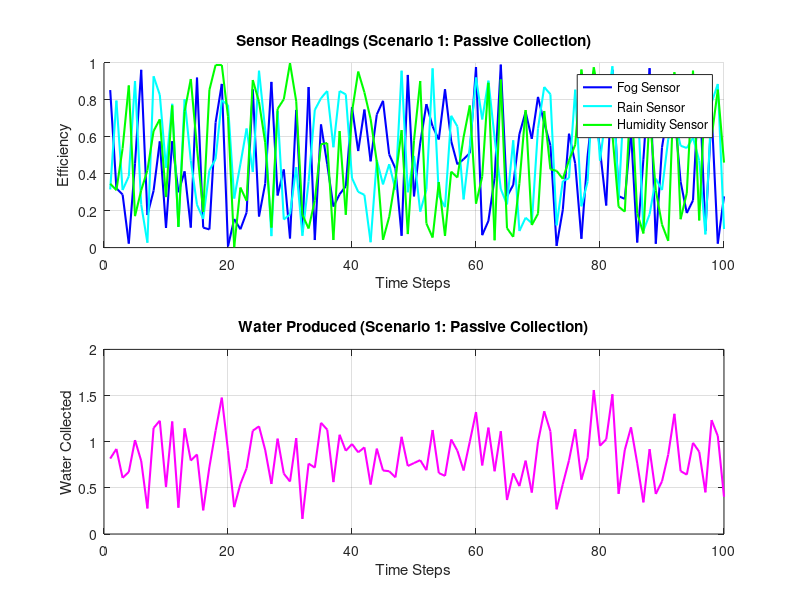
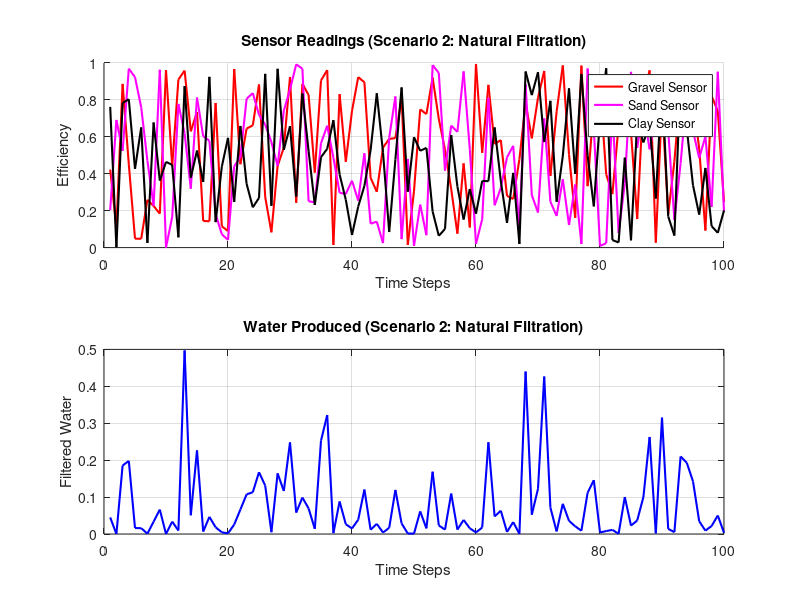
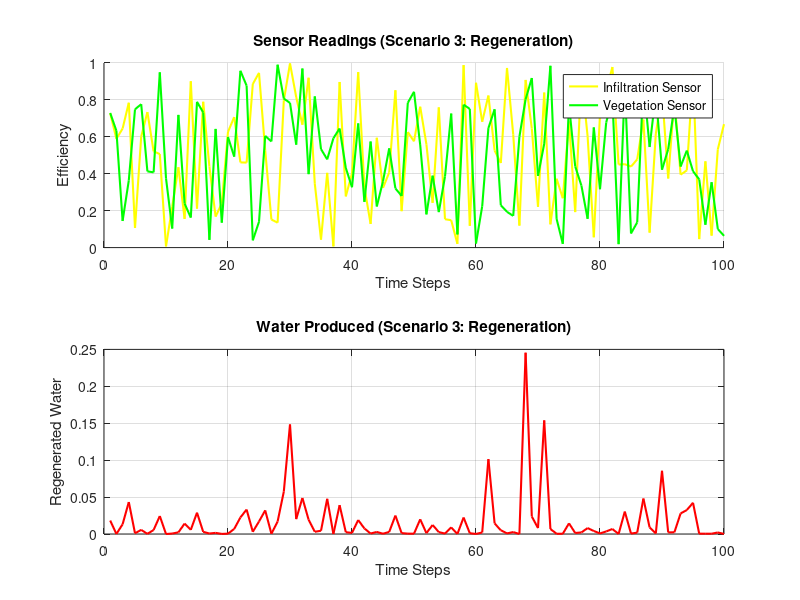
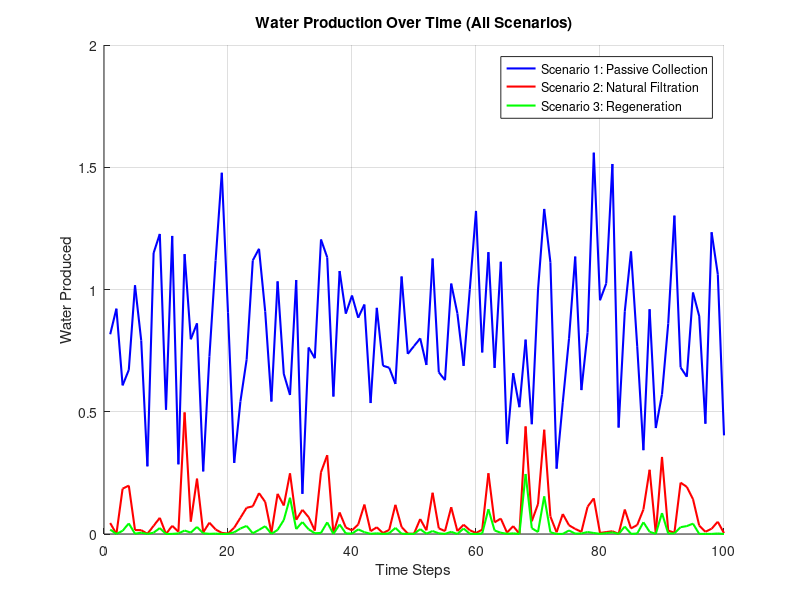

These charts were generated, in order, by the following MATLAB code:
% Sustainable Water Production Simulation with Sensor-Based Graphics
clc; clear; close all;

%% Parameters for Simulation
timeSteps = 100; % Total simulation time steps
time = 1:timeSteps;

% Simulated sensor measures
fogSensor = rand(1, timeSteps); % Fog harvesting efficiency
rainSensor = rand(1, timeSteps); % Rain harvesting efficiency
humiditySensor = rand(1, timeSteps); % Dew harvesting efficiency
gravelSensor = rand(1, timeSteps); % Gravel filtration performance
sandSensor = rand(1, timeSteps); % Sand filtration performance
claySensor = rand(1, timeSteps); % Clay filtration performance
infiltrationSensor = rand(1, timeSteps); % Infiltration basin efficiency
vegetationSensor = rand(1, timeSteps); % Vegetation regeneration efficiency

%% Scenarios
% Scenario 1: Passive Collection
fogWaterCollected = fogSensor * 0.5; % Fog net efficiency
rainWaterCollected = rainSensor * 0.8; % Rainwater collection efficiency
dewWaterCollected = humiditySensor * 0.4; % Dew harvesting efficiency

totalPassiveCollection = fogWaterCollected + rainWaterCollected + dewWaterCollected;

% Scenario 2: Natural Filtration
gravelFiltered = totalPassiveCollection .* gravelSensor * 0.9;
sandFiltered = gravelFiltered .* sandSensor * 0.95;
clayFiltered = sandFiltered .* claySensor * 0.98;

totalFilteredWater = clayFiltered;

% Scenario 3: Regeneration
infiltrationWater = totalFilteredWater .* infiltrationSensor * 0.85;
vegetationWater = infiltrationWater .* vegetationSensor * 0.9;

totalRegeneratedWater = vegetationWater;

%% Visualization
% Scenario 1: Passive Collection
figure('Name', 'Scenario 1: Passive Collection');
subplot(2, 1, 1);
hold on;
plot(time, fogSensor, 'b-', 'LineWidth', 1.5, 'DisplayName', 'Fog Sensor');
plot(time, rainSensor, 'c-', 'LineWidth', 1.5, 'DisplayName', 'Rain Sensor');
plot(time, humiditySensor, 'g-', 'LineWidth', 1.5, 'DisplayName', 'Humidity Sensor');
title('Sensor Readings (Scenario 1: Passive Collection)');
xlabel('Time Steps');
ylabel('Efficiency');
legend('show');
grid on;

subplot(2, 1, 2);
plot(time, totalPassiveCollection, 'm-', 'LineWidth', 1.5);
title('Water Produced (Scenario 1: Passive Collection)');
xlabel('Time Steps');
ylabel('Water Collected');
grid on;

% Scenario 2: Natural Filtration
figure('Name', 'Scenario 2: Natural Filtration');
subplot(2, 1, 1);
hold on;
plot(time, gravelSensor, 'r-', 'LineWidth', 1.5, 'DisplayName', 'Gravel Sensor');
plot(time, sandSensor, 'm-', 'LineWidth', 1.5, 'DisplayName', 'Sand Sensor');
plot(time, claySensor, 'k-', 'LineWidth', 1.5, 'DisplayName', 'Clay Sensor');
title('Sensor Readings (Scenario 2: Natural Filtration)');
xlabel('Time Steps');
ylabel('Efficiency');
legend('show');
grid on;

subplot(2, 1, 2);
plot(time, totalFilteredWater, 'b-', 'LineWidth', 1.5);
title('Water Produced (Scenario 2: Natural Filtration)');
xlabel('Time Steps');
ylabel('Filtered Water');
grid on;

% Scenario 3: Regeneration
figure('Name', 'Scenario 3: Regeneration');
subplot(2, 1, 1);
hold on;
plot(time, infiltrationSensor, 'y-', 'LineWidth', 1.5, 'DisplayName', 'Infiltration Sensor');
plot(time, vegetationSensor, 'g-', 'LineWidth', 1.5, 'DisplayName', 'Vegetation Sensor');
title('Sensor Readings (Scenario 3: Regeneration)');
xlabel('Time Steps');
ylabel('Efficiency');
legend('show');
grid on;

subplot(2, 1, 2);
plot(time, totalRegeneratedWater, 'r-', 'LineWidth', 1.5);
title('Water Produced (Scenario 3: Regeneration)');
xlabel('Time Steps');
ylabel('Regenerated Water');
grid on;

%% Summary Comparison
figure('Name', 'Water Production Comparison');
hold on;
plot(time, totalPassiveCollection, 'b-', 'LineWidth', 1.5, 'DisplayName', 'Scenario 1: Passive Collection');
plot(time, totalFilteredWater, 'r-', 'LineWidth', 1.5, 'DisplayName', 'Scenario 2: Natural Filtration');
plot(time, totalRegeneratedWater, 'g-', 'LineWidth', 1.5, 'DisplayName', 'Scenario 3: Regeneration');
title('Water Production Over Time (All Scenarios)');
xlabel('Time Steps');
ylabel('Water Produced');
legend('show');
grid on;

%% Statistical Evaluation
% Total water produced in each scenario
totalWaterProduced = [
    sum(totalPassiveCollection);
    sum(totalFilteredWater);
    sum(totalRegeneratedWater)
];

% Display total water production
fprintf('Total Water Produced in Each Scenario:\n');
fprintf('Scenario 1 (Passive Collection): %.2f\n', totalWaterProduced(1));
fprintf('Scenario 2 (Natural Filtration): %.2f\n', totalWaterProduced(2));
fprintf('Scenario 3 (Regeneration): %.2f\n', totalWaterProduced(3));
